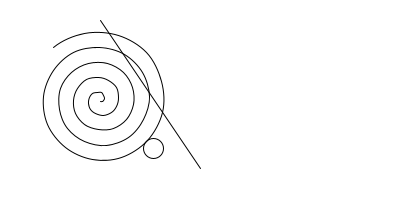
Frame 1 (no input)
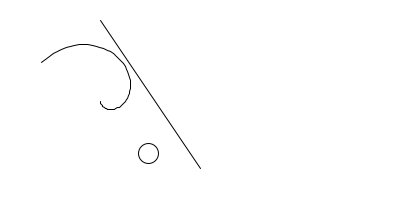
Frame 60 (the mouse pressed at the canvas centre just before this capture)
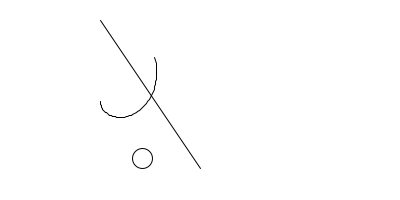
Frame 120 (the mouse held since frame 60 and released just before this capture)

The Processing sketch that drew these frames (run headless with seeded random() and noise(); from frame 60 on, the mouse is pressed at the canvas centre):

// Processing sketch: ModernArtClockPowerResonatorDisplayAll
// ── ModernArtClockPowerResonatorDisplayAll.pde
/* @pjs transparent=true; */
/* @pjs crisp=true; */

// Modern Art Clock
// O-R-G 

float powerCounter = 0;
int resonatorCounter = 0;
int displayCounter = 0;
int reverseSwitch = 1;


void setup() {
  size(400, 200);
  stroke(0);
  smooth();
  background(255);
}

void draw() {
  background(255); 

  displayCounter++;
  // powerCounter++; 
  
  if ( displayCounter % 5 == 0 ) {
     resonatorCounter++;  
  }
  
  if ( displayCounter % 100 == 0 ) {
      // reverseSwitch = reverseSwitch * -1;
  }
  
  powerCounter = ( ( ( displayCounter % 150 ) / 5 ) * reverseSwitch ) + 2.0;

  noFill();
  stroke(0);
  strokeWeight(1);
  // noStroke();
  // Angles for sin() and cos() start at 3 o'clock;
  // subtract HALF_PI to make them start at the top
  // ellipse(100, 100, 160, 160);
  // ellipse(300, 100, 160, 160);
  // ellipse(500, 100, 160, 160);
  // ellipse(300, 100, 160, 160);
  float s = map(second(), 0, 60, 0, TWO_PI) - HALF_PI;
  // float m = map(minute(), 0, 60, 0, TWO_PI) - HALF_PI;
  // float s = map(displayCounter % 60, 0, 60, 0, TWO_PI) - HALF_PI;
  float m = map((resonatorCounter % 2) + 30, 0, 60, 0, TWO_PI) - HALF_PI;
  float h = map(hour() % 12, 0, 12, 0, TWO_PI) - HALF_PI;
  stroke(0);
  strokeWeight(1);
  
  // Display
  ellipse(cos(s) * 72 + 100, sin(s) * 72 + 100, 20, 20);

  // Resonator
  line(100, 20, cos(m) * 68 + 200, sin(m) * 68 + 100);
  // ellipse(cos(m) * 68 + 100, sin(m) * 68 + 100, 20, 20);
    
  // line(300, 100, cos(h) * 44 + 300, sin(h) * 44 + 100);
  
  // Power
  translate(100,100);
  strokeWeight(1);
  beginShape();
  for(int i=0;i<60;i++) {
      // curveVertex((i*1.2)*sin(i/2.0),(i*1.2)*cos(i/2.0));
      curveVertex((i*1.2)*sin(i/powerCounter),(i*1.2)*cos(i/powerCounter));
  }
  endShape(); 
}
